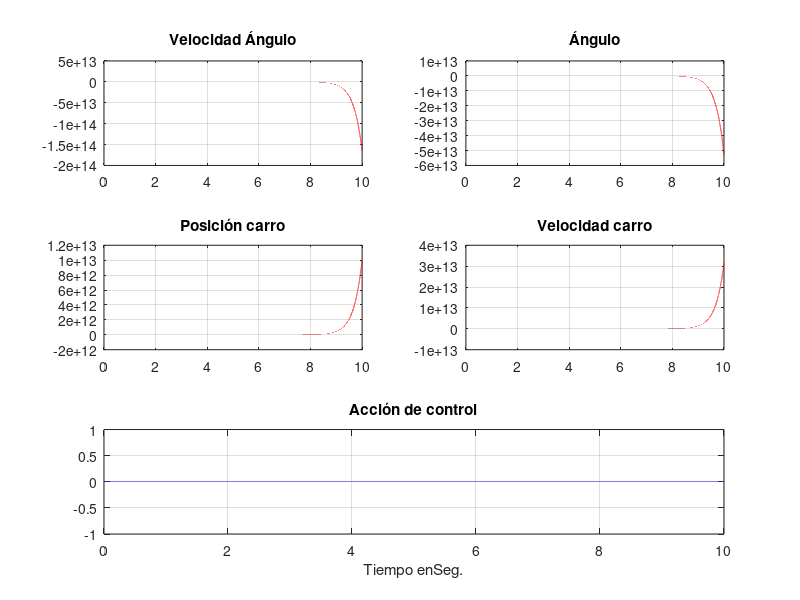
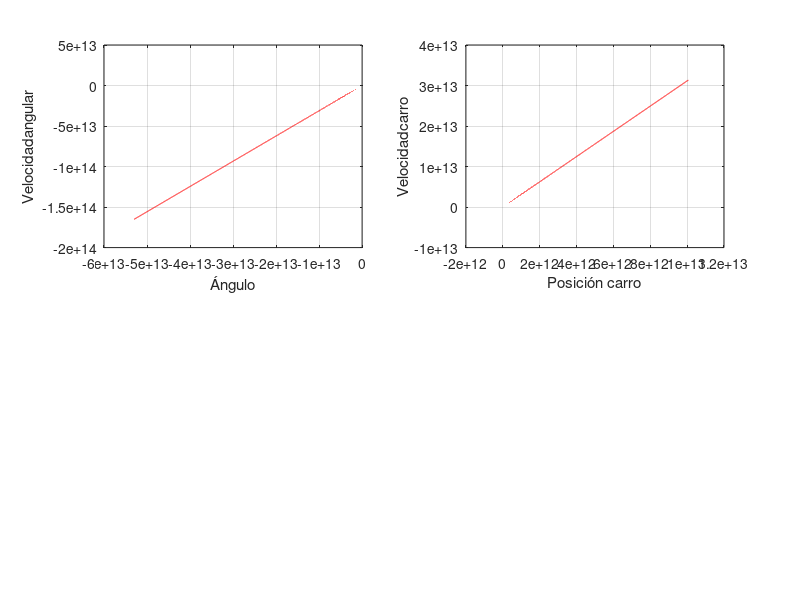

MATLAB code to generate these figures, in order:
clc;clear all;
m=.1;Fricc=0.1; long=1.2;g=9.8;M=.5;
h=0.0001;tiempo=(10/h);p_pp=0;tita_pp=0; t=0:h:tiempo*h;
omega(1)=0;p_p=0:h:tiempo*h; u=linspace(0,0,tiempo+1);
%Condiciones iniciales
alfa(1)=-0.01; color='b';
p(1)=0; p_p(1)=0; u(1)=0; p(1)=0; i=1;
%Versión linealizada en el equilibrio estable. Sontag Pp 104.
%estado=[p(i); p_p(i); alfa(i); omega(i)]
Mat_A=[0 1 0 0;0 -Fricc/M -m*g/M 0; 0 0 0 1; 0 Fricc/(long*M) g*(m+M)/(long*M) 0]
Mat_B=[0; 1/M; 0; -1/(long*M)]
X0=[0 0 pi 0]';x=[0 0 alfa(1) 0]';
while(i<(tiempo+1))
 %Variables del sistema no lineal
 estado=[p(i); p_p(i); alfa(i); omega(i)];
 u(i)=0;
 %Sistema no lineal
 p_pp=(1/(M+m))*(u(i)-m*long*tita_pp*cos(alfa(i))+m*long*omega(i)^2*sin(alfa(i))- Fricc*p_p(i));
 tita_pp=(1/long)*(g*sin(alfa(i))-p_pp*cos(alfa(i)));
 p_p(i+1)=p_p(i)+h*p_pp;
 p(i+1)=p(i)+h*p_p(i);
 omega(i+1)=omega(i)+h*tita_pp;
 alfa(i+1)=alfa(i)+h*omega(i);
 %Variables del sistema lineal
 pl(i)=x(1); p_pl(i)=x(2);alfal(i)=x(3);omegal(i)=x(4);
 %Sistema lineal
 xp=Mat_A*(x-X0)+Mat_B*u(i);
 x=x+h*xp;
 i=i+1;
end
pl(i)=x(1); p_pl(i)=x(2);alfal(i)=x(3);omegal(i)=x(4);
figure(1);hold on;
subplot(3,2,1);plot(t,omega,color);grid on; title('Velocidad Ángulo');hold on;plot(t,omegal,'r');
subplot(3,2,2);plot(t,alfa,color);hold on;plot(t,pi*ones(size(t)),'r');plot(t,alfal,'r');
grid on;title('Ángulo');hold on;
subplot(3,2,3); plot(t,p,color);grid on;title('Posición carro');hold on;plot(t,pl,'r');
subplot(3,2,4);plot(t,p_p,color);grid on;title('Velocidad carro');hold on;plot(t,p_pl,'r');
subplot(3,1,3);plot(t,u,color);grid on;title('Acción de control');xlabel('Tiempo enSeg.');hold on;
figure(2);hold on;
subplot(2,2,1);plot(alfa,omega,color);grid on;xlabel('Ángulo');ylabel('Velocidadangular');hold on;
subplot(2,2,1);plot(alfal,omegal,'r');
subplot(2,2,2);plot(p,p_p,color);grid on;xlabel('Posición carro');ylabel('Velocidadcarro');hold on;
subplot(2,2,2);plot(pl,p_pl,'r');